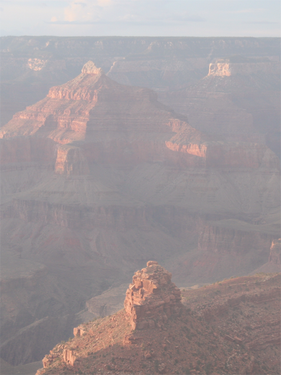
#> input picture image/haze/6.png, 281 x 375 px, shrunk from 450 x 600 before the run, found by its file name
$ python CAP.py
#> lines starting #> are read from the running program, lines starting #| are printed output that depends on the picture
import cv2
import numpy as np
import matplotlib.pyplot as plt
from matplotlib.colors import LinearSegmentedColormap
def dehaze(I,A,t, clip_min=0.1, clip_max=0.9):

    I = np.float32(I) / 255

    J = np.zeros_like(I)

    for c in range(3):
        J[:, :, c] = (I[:, :, c] - A[0, c]) / np.clip(t, clip_min, clip_max) + A[0, c]


    '''
    cv2.imshow("haze_free_image",J)
    cv2.waitKey(0)
    cv2.destroyAllWindows()
    '''

    return J

def est_atomspheric_light(img, d_p):

    h,w,c = img.shape

    img = np.float32(img) / 255

    # 先計算總共要找幾個pixels
    brightest = int(np.ceil(0.001*h*w))
    #np.ceil無條件進位

    #reshaped d_p變成一維的
    d_p_1D = d_p.reshape(1,-1)


    #從小排到大
    d_p_index = np.argsort(d_p_1D)


    img_reshape = img.reshape(1, h*w, 3)#reshaped img變成一維的
    img_red = img.copy()#標記最亮的點為紅色 #複製一份

    img_brightest = np.zeros((1, brightest, 3), dtype=np.float32)

    for i in range(brightest):
        x = d_p_index[0,h*w-1-i]#為第i個最亮的值的位置值
        img_red[int(x/w), int(x%w), 0] = 0
        img_red[int(x/w), int(x%w), 1] = 0
        img_red[int(x/w), int(x%w), 2] = 1
        #將那個位置變成紅色的
        img_brightest[0, i, :] = img_reshape[0, x, :]


    A = np.mean(img_brightest, axis=1)
    #print('atmospheric light:{}'.format(A))

    '''
    cv2.imshow("img_red",img_red)
    cv2.waitKey(3000)
    cv2.destroyAllWindows()
    '''

    return A


def depth_map(I,size):
    #計算depth map

    I_hsv = cv2.cvtColor(I, cv2.COLOR_BGR2HSV)
    s = np.float32(I_hsv[:,:,1]) / 255
    v = np.float32(I_hsv[:,:,2]) / 255

    #高斯分布
    sigma = 0.041337
    sigma_map = np.random.normal(0, sigma, (I.shape[0], I.shape[1])).astype(np.float32)


    d_p_raw =  0.121779 + 0.959710 * v - 0.780245 * s + sigma_map

    d_p_raw = np.clip(d_p_raw, 0, None) #問題:不確定計算出來的depth map小於零的話是否要設為零，在paper中只看到d(x)範圍介於[0,+inf]

    '''
    #顯示跟論文相似的深度圖
    depth_map_show(d_p_raw)
    '''


    #使用最小值濾波器
    kernel = cv2.getStructuringElement(cv2.MORPH_RECT, (size, size))
    d_p_min = cv2.erode(d_p_raw, kernel)
    #d_p_min = scipy.ndimage.minimum_filter(d_p, size)#這個也有一樣的結果

    '''
    #顯示跟論文相似的深度圖
    depth_map_show(d_p_min)
    '''


    return d_p_raw,d_p_min

#顯示跟論文相似的深度圖
def depth_map_show(img):

    min_value = np.min(img)
    max_value = np.max(img)

    # Normalize data to [0, 1] range
    normalized_img = (img - min_value) / (max_value - min_value)

    # Step 1: Create a custom colormap (from black to red to orange to white)
    colors = [(0, "black"), (0.5, "red"), (0.75, "orange"), (1, "white")]
    cmap_name = "custom_map"
    cm_custom = LinearSegmentedColormap.from_list(cmap_name, colors, N=100)


    # Step 2: Display the image using the custom colormap
    plt.imshow(normalized_img, cmap=cm_custom)
    plt.colorbar()
    plt.axis('off')
    plt.title("Depth Map")
    plt.show()


def guided_filter(guide,img,radius,eps):
    refined_d_p = cv2.ximgproc.guidedFilter(guide=guide, src=img, radius=radius, eps=eps) #問題:為甚麼guide輸入影像必為uint8的，不能是0~1之間的

    '''
    #顯示跟論文相似的深度圖
    depth_map_show(refined_d_p)
    '''


    return refined_d_p

def cap(img_list,min_filer_size,guided_filter_r,epsilon):

    #-----------------------------------------------------
    #參數設定
    #min_filer_size = 15 #最小值濾波器大小 paper有給資訊
    beta = 1.0 #散射系数 paper有給資訊
    #guided_filter_r = 20 #引導濾波器半徑為2*r+1 因為半徑大小必須為奇數 paper有給資訊
    #epsilon = 10**-3 #引導濾波器epsilon的值  paper有給資訊
    #------------------------------------------------------

    dehazing_img = []

    for I in img_list:

        #計算depth map
        d_p_raw, d_p_min = depth_map(I,min_filer_size)

        #對經過最小濾波器的depth map進行引導濾波器濾波
        d_p_min_guide =  guided_filter(I,d_p_min,guided_filter_r,epsilon)

        #計算atmospheric light
        A = est_atomspheric_light(I, d_p_min_guide)

        #轉成transmission map
        transmission_map= np.exp(-beta * d_p_min_guide)

        #除霧
        J = dehaze(I, A, transmission_map)
        #cv2.imwrite("haze-free.png", J*255)

        dehazing_img.append(J)

    return dehazing_img
if __name__ == '__main__':

    img_fog = []

    #輸入影像路徑
    img_path1 = (r'image\haze\6.png')
    #讀取影像
    img_fog.append(cv2.imread(img_path1))

    #輸入影像路徑
    img_path2 = (r'image\haze\7.png')
    #讀取影像
    img_fog.append(cv2.imread(img_path2))
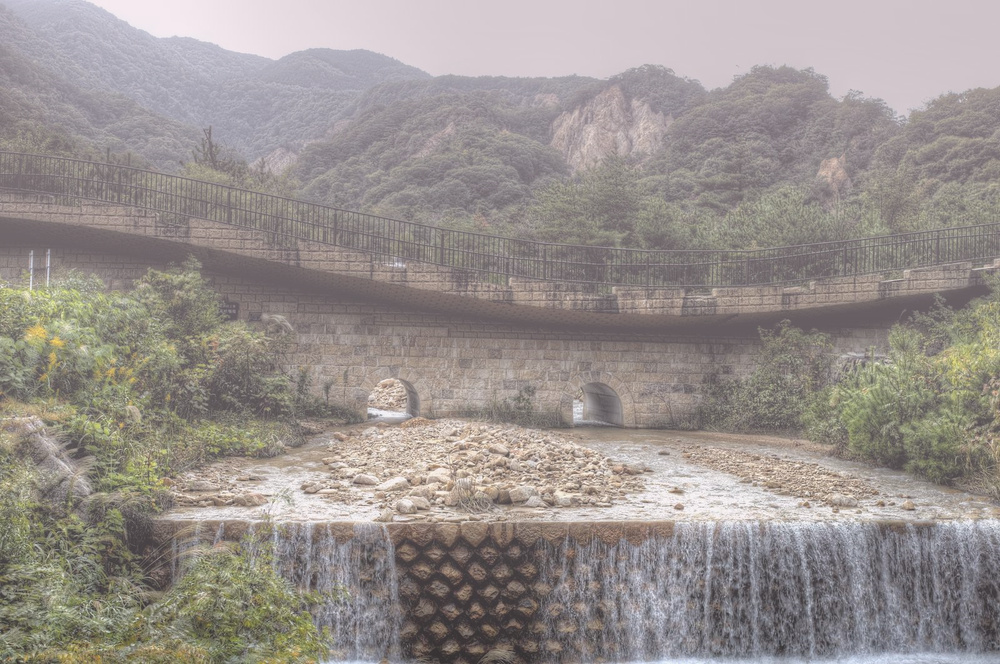
#> input picture image/haze/7.png, 1000 x 664 px, shrunk from 1600 x 1062 before the run, found by its file name


    J = cap(img_fog,15,20,10**-3)
#> the loop in cap, `for I in img_list:` made 2 passes
#> (sigma in depth_map, h in est_atomspheric_light, w in est_atomspheric_light, c in est_atomspheric_light, brightest in est_atomspheric_light, A) on passes 1 to 2: (0.0413, 375, 281, 3, 106, [[0.873, 0.887, 0.929]]), (0.0413, 664, 1000, 3, 664, [[0.937, 0.913, 0.957]])
#> pass 1, in depth_map, `s = np.float32(I_hsv[:,:,1]) / 255`:
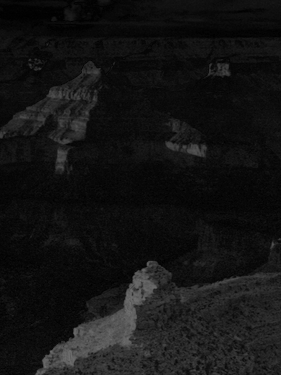
#> s: shape (375, 281) float32; min 0, max 0.431, mean 0.0771
#> pass 1, in depth_map, `v = np.float32(I_hsv[:,:,2]) / 255`:
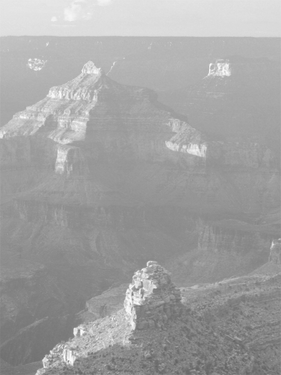
#> v: shape (375, 281) float32; min 0.388, max 1, mean 0.637
#> pass 1, in depth_map, `sigma_map = np.random.normal(0, sigma, (I.shape[0], I.shape[1])).astyp..`:
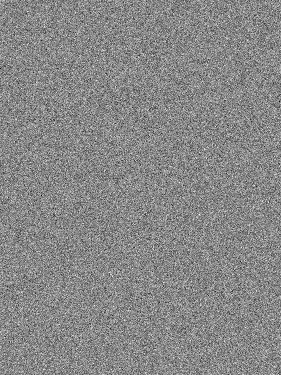
#> sigma_map: shape (375, 281) float32; min -0.201, max 0.175, mean 0.000117; drawn with min black and max white
#> after the loop in cap, `for I in img_list:`: dehazing_img = 2 items
#> J = 2 items
